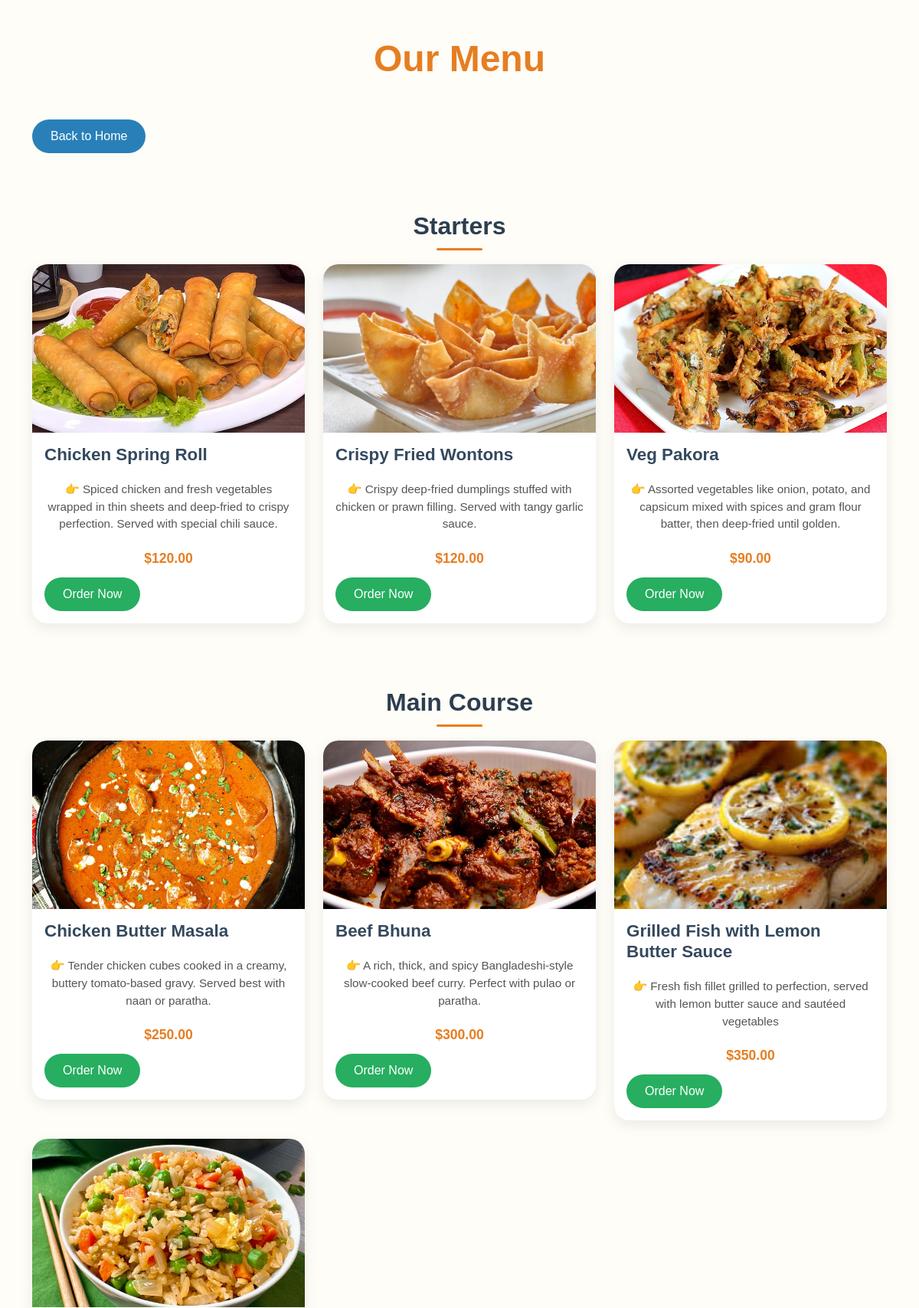
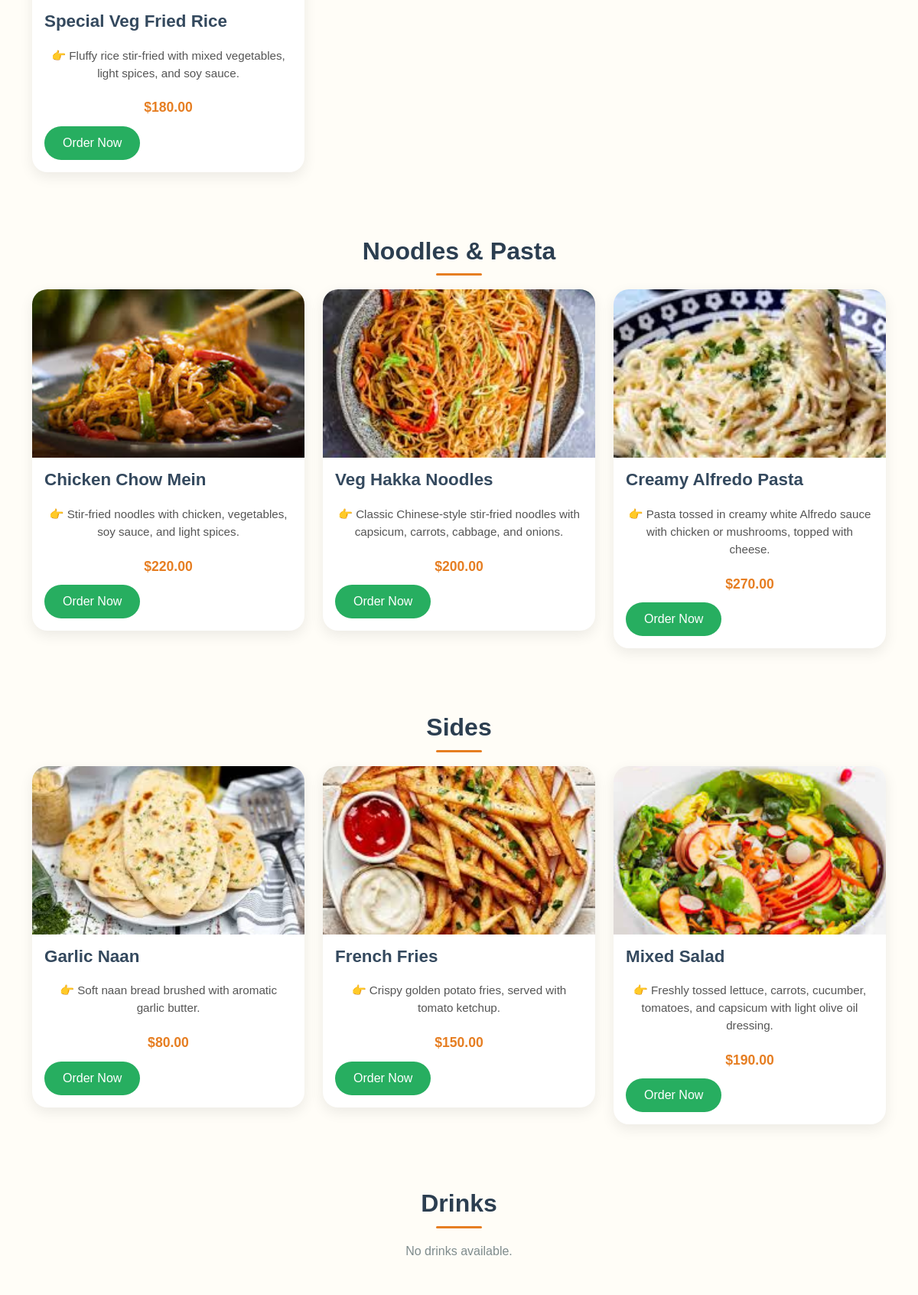
The app's page /menu/ (upper part) with its own data (2 pictures, top to bottom).
### restaurant/models.py (models this page shows, shortened)
class MenuItem(models.Model):
    CATEGORY_CHOICES = [
        ('🥗 Starters', '🥗 Starters'),
        ('🍛 Main Course', '🍛 Main Course'),
        ('🍝 Noodles & Pasta', '🍝 Noodles & Pasta'),
        ('🍟 Sides', '🍟 Sides'),
        ('🍹 Drinks', '🍹 Drinks'),
        ('🍨 Desserts', '🍨 Desserts'),
    ]
    name = models.CharField(max_length=100)
    description = models.TextField()
    price = models.DecimalField(max_digits=6, decimal_places=2)
    image = models.ImageField(upload_to='menu_images/')
    category = models.CharField(max_length=20, choices=CATEGORY_CHOICES, default='Drinks')

### restaurant/views.py (the view)
# urls.py: path('menu/', views.menu_view, name='menu'),
def menu_view(request):
    starters_items = MenuItem.objects.filter(category='🥗 Starters')
    main_course_items = MenuItem.objects.filter(category='🍛 Main Course')
    noodles_pasta_items = MenuItem.objects.filter(category='🍝 Noodles & Pasta')
    sides_items = MenuItem.objects.filter(category='🍟 Sides')
    drinks_items = MenuItem.objects.filter(category='🍹 Drinks')
    desserts_items = MenuItem.objects.filter(category='🍨 Desserts')
    return render(request, 'menu.html', {
        'starters_items': starters_items,
        'main_course_items': main_course_items,
        'noodles_pasta_items': noodles_pasta_items,
        'sides_items': sides_items,
        'drinks_items': drinks_items,
        'desserts_items': desserts_items
    })

### templates/menu.html (shortened to what this page needs)
<!DOCTYPE html>
<html lang="en">
<head>
    <link href="https://cdn.jsdelivr.net/npm/bootstrap@5.1.3/dist/css/bootstrap.min.css" rel="stylesheet">
    {% load static %}
</head>
<body>
    <div class="container mt-5">
        <h1>Our Menu</h1>
        <a href="{% url 'home' %}" class="btn btn-primary mb-3">Back to Home</a>
        <h3>Starters</h3>
        <div class="row">
            {% for item in starters_items %}
            <div class="col-md-4 mb-4">
                <div class="card">
                    <img src="{{ item.image.url }}" class="card-img-top" alt="{{ item.name }}">
                    <div class="card-body">
                        <h5 class="card-title">{{ item.name }}</h5>
                        <p class="card-text">{{ item.description }}</p>
                        <p class="card-text"><strong>${{ item.price }}</strong></p>
                        <a href="{% url 'order_item' item.id %}" class="btn btn-success">Order Now</a>
                    </div>
                </div>
            </div>
            {% empty %}
            <p>No starters available.</p>
            {% endfor %}
        </div>
        <h3>Main Course</h3>
        <div class="row">
            {% for item in main_course_items %}
            <div class="col-md-4 mb-4">
                <div class="card">
                    <img src="{{ item.image.url }}" class="card-img-top" alt="{{ item.name }}">
                    <div class="card-body">
                        <h5 class="card-title">{{ item.name }}</h5>
                        <p class="card-text">{{ item.description }}</p>
                        <p class="card-text"><strong>${{ item.price }}</strong></p>
                        <a href="{% url 'order_item' item.id %}" class="btn btn-success">Order Now</a>
                    </div>
                </div>
            </div>
            {% empty %}
            <p>No main course items available.</p>
            {% endfor %}
        </div>
        <h3>Noodles & Pasta</h3>
        <div class="row">
            {% for item in noodles_pasta_items %}
            <div class="col-md-4 mb-4">
                <div class="card">
                    <img src="{{ item.image.url }}" class="card-img-top" alt="{{ item.name }}">
                    <div class="card-body">
                        <h5 class="card-title">{{ item.name }}</h5>
                        <p class="card-text">{{ item.description }}</p>
                        <p class="card-text"><strong>${{ item.price }}</strong></p>
                        <a href="{% url 'order_item' item.id %}" class="btn btn-success">Order Now</a>
                    </div>
                </div>
            </div>
            {% empty %}
            <p>No noodles & pasta items available.</p>
            {% endfor %}
        </div>
        <h3>Sides</h3>
        <div class="row">
            {% for item in sides_items %}
            <div class="col-md-4 mb-4">
                <div class="card">
                    <img src="{{ item.image.url }}" class="card-img-top" alt="{{ item.name }}">
                    <div class="card-body">
                        <h5 class="card-title">{{ item.name }}</h5>
                        <p class="card-text">{{ item.description }}</p>
                        <p class="card-text"><strong>${{ item.price }}</strong></p>
                        <a href="{% url 'order_item' item.id %}" class="btn btn-success">Order Now</a>
                    </div>
                </div>
            </div>
            {% empty %}
            <p>No sides available.</p>
            {% endfor %}
        </div>
        <h3>Drinks</h3>
        <div class="row">
            {% for item in drinks_items %}
            <div class="col-md-4 mb-4">
                <div class="card">
                    <img src="{{ item.image.url }}" class="card-img-top" alt="{{ item.name }}">
                    <div class="card-body">
                        <h5 class="card-title">{{ item.name }}</h5>
                        <p class="card-text">{{ item.description }}</p>
                        <p class="card-text"><strong>${{ item.price }}</strong></p>
                        <a href="{% url 'order_item' item.id %}" class="btn btn-success">Order Now</a>
                    </div>
                </div>
            </div>
            {% empty %}
            <p>No drinks available.</p>
            {% endfor %}
        </div>
    </div>
</body>
</html>

### templates/menu.html (style rules this page uses)
body { background-color: #fffdf7; font-family: 'Poppins', sans-serif; color: #333; margin: 0; padding: 0; }
h1 { text-align: center; font-size: 3rem; font-weight: 700; color: #e67e22; margin-bottom: 50px; }
h3 { font-size: 2rem; font-weight: 600; color: #2c3e50; margin-top: 60px; text-align: center; position: relative; padding-bottom: 10px; }
h3::after { content: ''; display: block; width: 60px; height: 3px; background: #e67e22; margin: 10px auto 0; border-radius: 5px; }
.container { padding-bottom: 60px; }
.card { border: none; border-radius: 20px; overflow: hidden; box-shadow: 0 6px 18px rgba(0, 0, 0, 0.08); transition: transform 0.3s ease, box-shadow 0.3s ease; }
.card-img-top { height: 220px; object-fit: cover; }
.card-title { font-size: 1.4rem; font-weight: 600; color: #34495e; }
.card-text { font-size: 0.95rem; color: #555; margin-bottom: 0.7rem; }
.card-text strong { color: #e67e22; font-size: 1.1rem; }
.btn-success { background-color: #27ae60; border: none; border-radius: 30px; padding: 10px 24px; font-weight: 500; transition: background-color 0.3s ease; }
.btn-primary { background-color: #2980b9; border: none; border-radius: 30px; padding: 10px 24px; font-weight: 500; transition: background-color 0.3s ease; }
p { text-align: center; font-size: 1rem; color: #7f8c8d; margin-top: 20px; }

### records on screen
MenuItem: image (picture), name "Chicken Spring Roll", description "👉 Spiced chicken and fresh vegetables wrapped in thin sheets and deep-fried to crispy perfection. Served with special chili sauce.", price "120.00"
MenuItem: image (picture), name "Crispy Fried Wontons", description "👉 Crispy deep-fried dumplings stuffed with chicken or prawn filling. Served with tangy garlic sauce.", price "120.00"
MenuItem: image (picture), name "Veg Pakora", description "👉 Assorted vegetables like onion, potato, and capsicum mixed with spices and gram flour batter, then deep-fried until golden.", price "90.00"
MenuItem: image (picture), name "Chicken Butter Masala", description "👉 Tender chicken cubes cooked in a creamy, buttery tomato-based gravy. Served best with naan or paratha.", price "250.00"
MenuItem: image (picture), name "Beef Bhuna", description "👉 A rich, thick, and spicy Bangladeshi-style slow-cooked beef curry. Perfect with pulao or paratha.", price "300.00"
MenuItem: image (picture), name "Grilled Fish with Lemon Butter Sauce", description "👉 Fresh fish fillet grilled to perfection, served with lemon butter sauce and sautéed vegetables", price "350.00"
MenuItem: image (picture), name "Special Veg Fried Rice", description "👉 Fluffy rice stir-fried with mixed vegetables, light spices, and soy sauce.", price "180.00"
MenuItem: image (picture), name "Chicken Chow Mein", description "👉 Stir-fried noodles with chicken, vegetables, soy sauce, and light spices.", price "220.00"
MenuItem: image (picture), name "Veg Hakka Noodles", description "👉 Classic Chinese-style stir-fried noodles with capsicum, carrots, cabbage, and onions.", price "200.00"
MenuItem: image (picture), name "Creamy Alfredo Pasta", description "👉 Pasta tossed in creamy white Alfredo sauce with chicken or mushrooms, topped with cheese.", price "270.00"
MenuItem: image (picture), name "Garlic Naan", description "👉 Soft naan bread brushed with aromatic garlic butter.", price "80.00"
MenuItem: image (picture), name "French Fries", description "👉 Crispy golden potato fries, served with tomato ketchup.", price "150.00"
MenuItem: image (picture), name "Mixed Salad", description "👉 Freshly tossed lettuce, carrots, cucumber, tomatoes, and capsicum with light olive oil dressing.", price "190.00"
